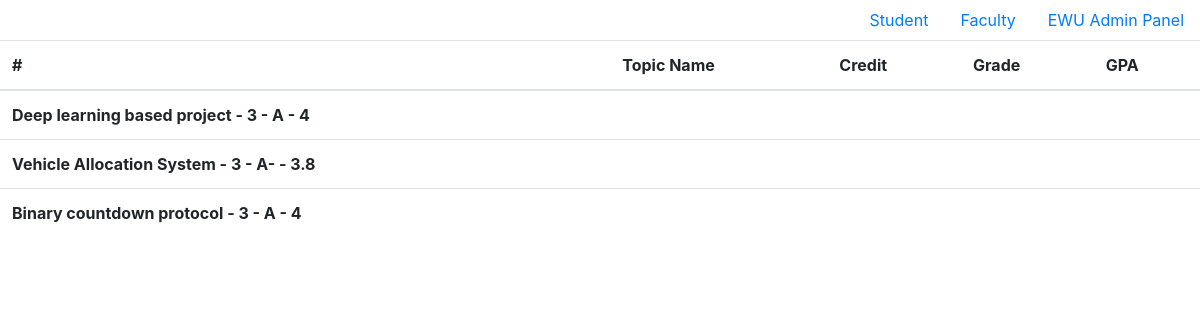
Page /grade_rep/ on the committed database.
### first_app/models.py (models this page shows)
class GradeTable(models.Model):
    topicname=models.CharField(max_length=50,blank=False)
    credit=models.CharField(max_length=30,blank=False)
    grade=models.CharField(max_length=30,blank=False)
    gpa=models.CharField(max_length=30,blank=False)
    def __str__(self):
        return str (self.topicname +' - '+self.credit + ' - ' + self.grade+ ' - ' +self.gpa)

### first_app/views.py (the view)
# urls.py: path('grade_rep/',views.grade_report,name='grade_rep'),
def grade_report (request):
    meet=GradeTable.objects.all()
    context={
        'data':meet,
    }
    return render(request,'first_app/grade_report.html',context)

### templates/first_app/grade_report.html
{% extends "first_app/base.html" %}
{% block content %}
<table class="table table-borderless">
  <thead>
    <tr>
      <th scope="col">#</th>
      <th scope="col">Topic Name</th>
      <th scope="col">Credit</th>
      <th scope="col">Grade</th>
      <th scope="col">GPA</th>
    </tr>
  </thead>
    <tbody>
      <b>
      {% for i in data %}
      <tr>
        <td><b>{{ i }}</b></td>
        <td>{{ first_app.Topicname }}</td>
        <td>{{ first_app.credit }}</td>
        <td>{{ first_app.grade }}</td>
        <td>{{ first_app.gpa }}</td>
      </tr>
      {% endfor %}
      </b>
    </tbody>
  </table>
{% endblock %}

### templates/first_app/base.html (shortened to what this page needs)
<!DOCTYPE html>
<html lang="en">
<head>
    <link rel="stylesheet" href="https://cdn.jsdelivr.net/npm/bootstrap@4.0.0/dist/css/bootstrap.min.css">
</head>
<body>
    <ul class="nav justify-content-end">
        <li class="nav-item">
          <a class="nav-link active" href="/student">Student</a>
        </li>
        <li class="nav-item">
          <a class="nav-link" href="faculty/">Faculty</a>
        </li>
        <li class="nav-item">
          <a class="nav-link" href="EWUadmin/"> EWU Admin Panel</a>
        </li>
      </ul>
      {% block content %}
  {% endblock %}
</body>
</html>

### rows in the picture
GradeTable: topicname+credit+grade "Deep learning based project - 3 - A - 4"
GradeTable: topicname+credit+grade "Vehicle Allocation System - 3 - A- - 3.8"
GradeTable: topicname+credit+grade "Binary countdown protocol - 3 - A - 4"
